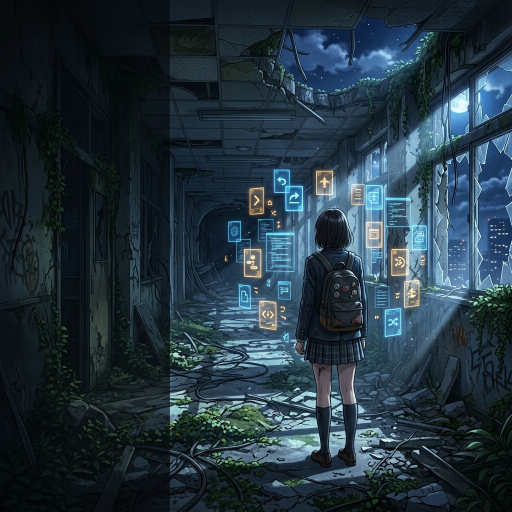
#> input picture assets/main_menu_bg.jpg, 1024 x 1024 px (shown at 1/2 size)
$ python color_analysis.py
#> lines starting #> are read from the running program, lines starting #| are printed output that depends on the picture
from PIL import Image
import collections

try:
    img = Image.open('assets/main_menu_bg.jpg')
#> img is the input picture: PIL image 1024x1024 RGB; mean R, G, B 35.7, 53.1, 64.1
    img_small = img.resize((16, 16), Image.Resampling.LANCZOS)
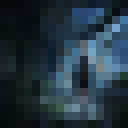
#> img_small: PIL image 16x16 RGB (shown 8 times larger); mean R, G, B 35.8, 53.1, 64.2

    print("--- 16x16 Color Grid (RGB) ---")
    for y in range(16):
        row = []
        for x in range(16):
            r, g, b = img_small.getpixel((x, y))
            row.append(f"({r:3},{g:3},{b:3})")
        print(" ".join(row))

    # Get dominant colors
    pixels = list(img.resize((100, 100)).getdata())
#> pixels = 10000 items, first 6: (5, 10, 14), (5, 10, 14), (4, 9, 13), (4, 9, 13), (5, 10, 14), (5, 10, 14)
    counter = collections.Counter(pixels)
#> counter = 6274 items
    most_common = counter.most_common(10)
#> most_common = [((6, 11, 15), 43), ((7, 12, 16), 35), ((12, 20, 27), 23), ((8, 14, 19), 23), ((7, 11, 15), 22), ((5, 10, 14), 21), ((10, 17, 23), 21), ((9, 16, 22), 21), ((8, 13, 18), 21), ((7, 13, 18), 20)]
    print("\n--- Top 10 Dominant Colors (RGB) ---")
    for color, count in most_common:
        print(f"Color: {color}, Count: {count}")
#> this loop made 10 passes
#> (color, count) on passes 1 to 10: ((6, 11, 15), 43), ((7, 12, 16), 35), ((12, 20, 27), 23), ((8, 14, 19), 23), ((7, 11, 15), 22), ((5, 10, 14), 21), ((10, 17, 23), 21), ((9, 16, 22), 21), ((8, 13, 18), 21), ((7, 13, 18), 20)
#| Color: (6, 11, 15), Count: 43
#| Color: (7, 12, 16), Count: 35
#| Color: (12, 20, 27), Count: 23
#| Color: (8, 14, 19), Count: 23
#| Color: (7, 11, 15), Count: 22
#| Color: (5, 10, 14), Count: 21
#| Color: (10, 17, 23), Count: 21
#| Color: (9, 16, 22), Count: 21
#> (further printed lines are left out)

except Exception as e:
    print("Error:", e)

$ run again, with assets/char_crop.jpg copied over assets/main_menu_bg.jpg
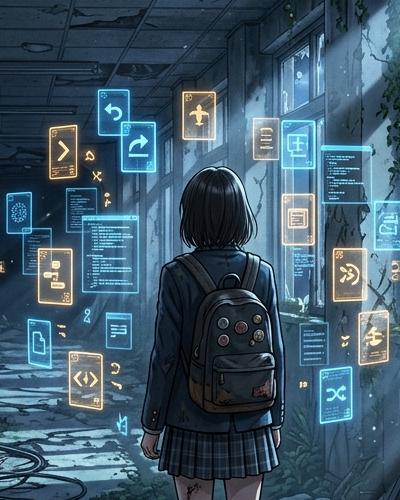
#> input picture assets/char_crop.jpg, 400 x 500 px
#> img is the input picture: PIL image 400x500 RGB; mean R, G, B 63.6, 89.2, 106.6
#> `img_small = img.resize((16, 16), Image.Resampling.LANCZOS)`:
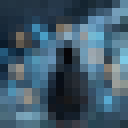
#> img_small: PIL image 16x16 RGB (shown 8 times larger); mean R, G, B 63.9, 89.5, 106.9
#> pixels = 10000 items, first 6: (32, 50, 64), (33, 51, 65), (35, 53, 67), (34, 52, 66), (35, 53, 67), (35, 53, 67)
#> counter = 8454 items
#> most_common = [((35, 53, 67), 15), ((39, 56, 72), 13), ((26, 42, 57), 12), ((21, 37, 52), 12), ((24, 40, 55), 12), ((31, 48, 64), 11), ((14, 17, 22), 11), ((35, 52, 68), 10), ((30, 46, 61), 10), ((30, 47, 63), 10)]
#> the loop `for color, count in most_common:` made 10 passes
#> (color, count) on passes 1 to 8: ((35, 53, 67), 15), ((39, 56, 72), 13), ((26, 42, 57), 12), ((21, 37, 52), 12), ((24, 40, 55), 12), ((31, 48, 64), 11), ((14, 17, 22), 11), ((35, 52, 68), 10)
#> (printed output is left out)
